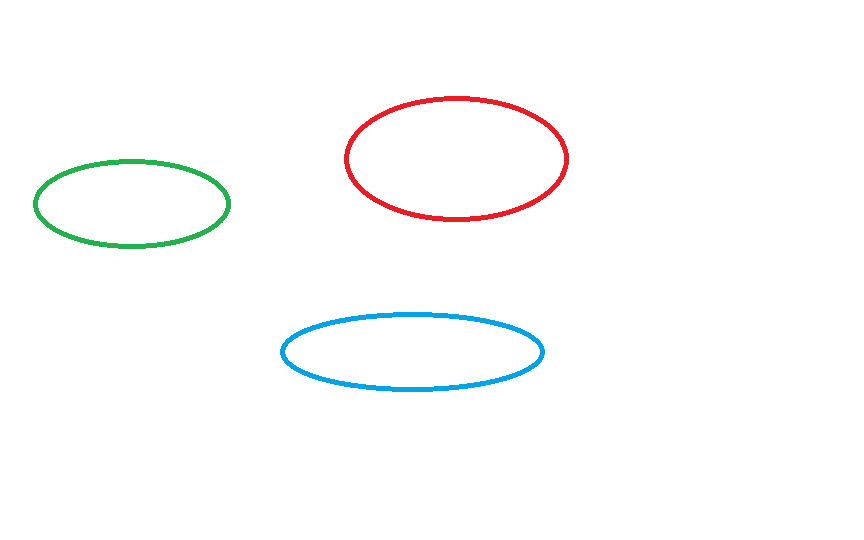
#> input picture data/color_filter_test.png, 864 x 540 px
$ python filters.py ../../data/color_filter_test.png
#> lines starting #> are read from the running program, lines starting #| are printed output that depends on the picture; after the words box and inside, x2 and y2 are one past the last pixel; in counts of white or black regions, pixels touching at a corner belong together
#> in main, im_in is the input picture: shape (540, 864, 3); mean B, G, R 252.7, 252.7, 252.3
#!/usr/bin/env python
# -*- coding: utf-8 -*-
# Last-Updated : <2015/05/04 15:36:07 by ymnk>

import numpy as np
import cv2

import os
import sys

class Filter:
    @classmethod
    def colorFilter(self,im_in,rgb, lab_dist):

#> called with lab_dist = 100
        bgr_img = np.array([[np.flipud(rgb)]], dtype=np.uint8)
        lab_arr = cv2.cvtColor(bgr_img, cv2.COLOR_BGR2Lab)[0,0].astype(np.int32)
        # lab_mat = np.full(im_in.shape, lab_arr);

        im_lab = cv2.cvtColor(im_in, cv2.COLOR_BGR2Lab).astype(np.int32)
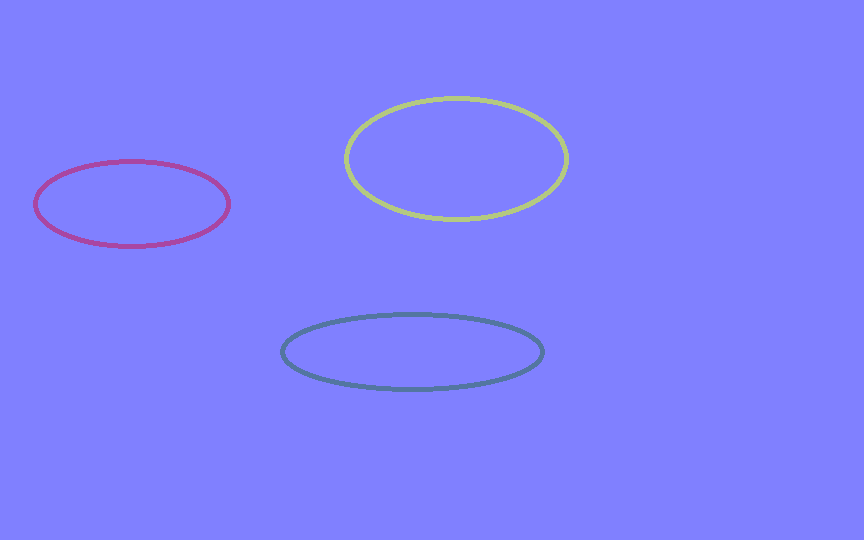
#> im_lab: shape (540, 864, 3) int32; mean B, G, R 253.2, 128.1, 128.2

        im_mask = np.linalg.norm(im_lab-lab_arr, axis=2).astype(np.float32)
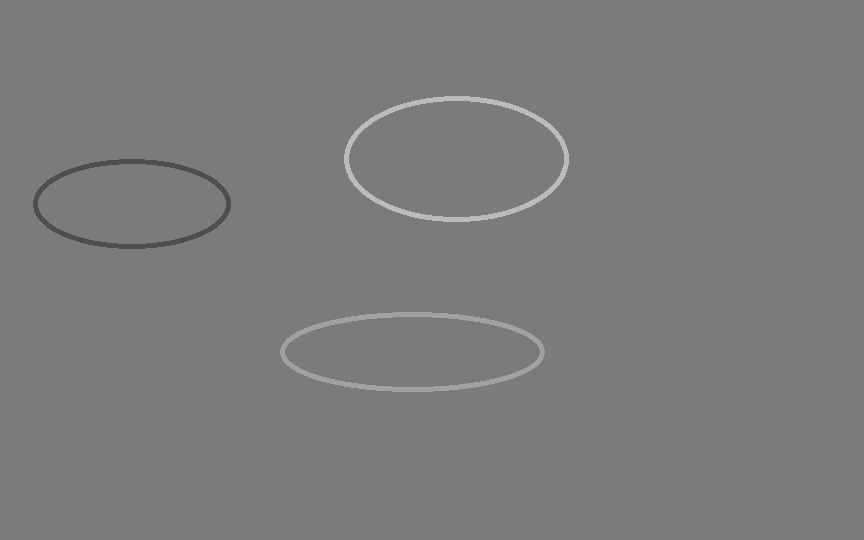
#> im_mask: shape (540, 864) float32; min 79.95, max 187.8, mean 123.9

        im_mask = cv2.threshold(im_mask, lab_dist, 255, cv2.THRESH_BINARY_INV)[1].astype(np.uint8)
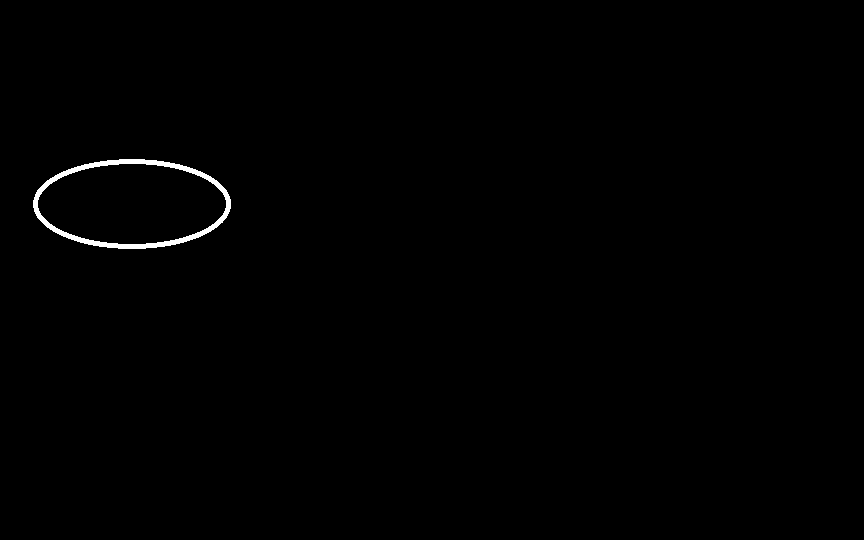
#> im_mask: shape (540, 864); 0.49% white; 1 white region, box (x1, y1, x2, y2) and area: (33, 159, 231, 249) 2264

        im_dst = cv2.bitwise_and(im_in, im_in, mask=im_mask)

        return im_dst


def main(argv):
    path = os.path.abspath(os.path.dirname(__file__) )
    img_fn = os.path.join(path,"../../data","color_filter_test.png")
    im_in = cv2.imread(img_fn)
    # print(im_in)

    im_hsv = Filter.colorFilter(im_in,[0,255,0],100)
    cv2.imshow("AA",im_hsv)
    cv2.waitKey(0)
    print(img_fn)

if __name__ == "__main__":
    main(sys.argv[1:])
